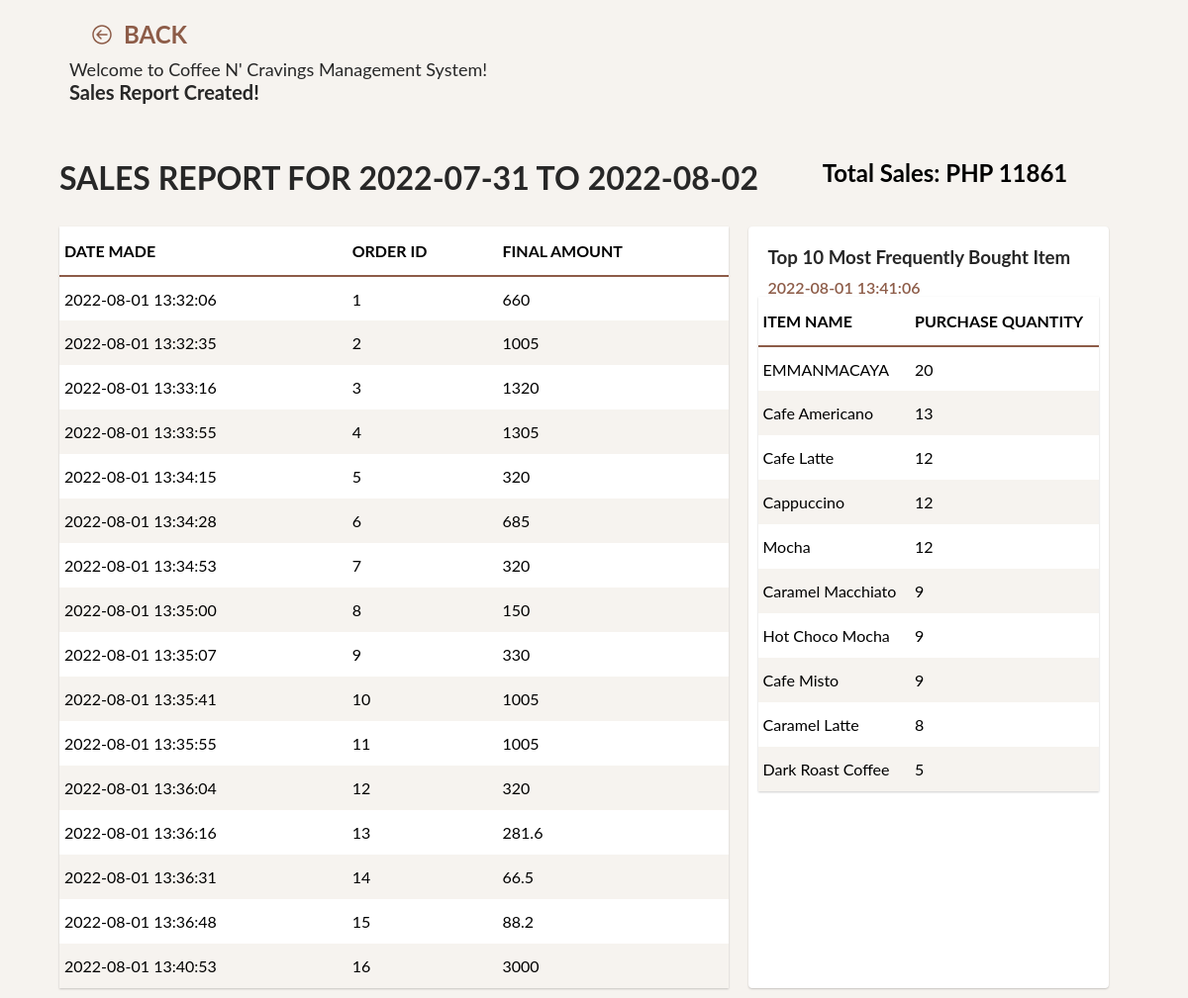
The app's page /coffee-cravings/sales_report.php?report_id=62e7d7f28e68e-62e7d7f28e68f with its own data.
### tables this page shows
CREATE TABLE `sales_reports` (
  `sales_report_id` int(11) NOT NULL,
  `report_id` varchar(100) NOT NULL,
  `from_date` date NOT NULL,
  `to_date` date NOT NULL,
  `total_sales` int(11) NOT NULL,
  `date_made` timestamp NOT NULL DEFAULT current_timestamp()
);

CREATE TABLE `orders` (
  `order_id` int(11) NOT NULL,
  `pre_order_id` varchar(200) NOT NULL,
  `transaction_id` varchar(200) NOT NULL,
  `member_id` int(11) DEFAULT NULL,
  `total_amount` float NOT NULL,
  `redeemed_points` float NOT NULL,
  `earned_points` float NOT NULL,
  `discount` float NOT NULL,
  `final_amount` float NOT NULL,
  `reward_points` float NOT NULL,
  `date_made` timestamp NOT NULL DEFAULT current_timestamp()
);

CREATE TABLE `products` (
  `product_id` int(11) NOT NULL,
  `name` varchar(100) NOT NULL,
  `price` int(11) NOT NULL,
  `category` varchar(100) NOT NULL,
  `image` varchar(250) NOT NULL,
  `date_created` timestamp NOT NULL DEFAULT current_timestamp()
);

### coffee-cravings/functions.php (called while the page is built, shortened)
<?php
function ConditionToQ($data, $delimeter)
{
    return implode($delimeter, array_map(function ($value, $key) {
        return $key . "=" . "'" . $value . "'";
    }, $data, array_keys($data)));
}
function Select($table, $where, $fetchAll = false, $database, $some = '')
{
    $w = isset($where) ? " WHERE " . ConditionToQ($where, " AND ") : "";
    $query = "SELECT * FROM " . $table . $w . $some;
    $stmt = $database->prepare($query);
    $stmt->execute();
    if ($fetchAll) {
        return $stmt->fetchAll();
    }
    else {
        return $stmt->fetch();
    }
}

### coffee-cravings/system.php (the view, shortened to what this page needs)
<?php
include __DIR__ . "./functions.php";
function UseIcon($name, $p = '')
{
    $SOME = empty($p) ? '' : $p;
    $PATH = __DIR__ . "/" . $SOME . "assets/media/icons/";
    $ICON = $PATH . $name . ".svg";
    if (file_exists($ICON)) {
        return file_get_contents($ICON);
    }
    else {
        return null;
    }
}
function CreateTable($headeritems, $bodyitems, $data, $idname, $button = -1, $nocheckbox = false, $scrollable = true)
{
    $output = '<div class="custom-grid-table ' . ($scrollable ? '' : "no-scroll") . '">
                <table>';
    $output .= '<thead class="grid-table-header"><tr>';
    foreach ($headeritems as $item) {
        $output .= '<th>' . $item . '</th>';
    }
    $output .= '</tr></thead>';
    $output .= '<tbody class="grid-table-body">';
    foreach ($data as $item) {
        if (isset($item[$idname])) {
            $output .= '<tr class="body-item" data-id="' . $item[$idname] . '">';
        }
        if ($button >= 0) {
            $btnitems = array_fill(0, $button, $button);
            $bitem = array_fill(0, count($bodyitems), $item);
            $ranged = range(0, $button);
            $contents = array_map(function ($key, $val, $r, $b) {
                return $r === $b - 1 ? $key : ($val === null ? "" : $val[$key]);
            }, $bodyitems, $bitem, $ranged, $btnitems);
            $i = 0;
            foreach ($contents as $content) {
                if ($i === $button - 1) {
                    $output .= '
                    <td>
                        <div class="icon-button">
                            <div class="text">
                                <span>' . $content . '</span>
                            </div>
                        </div>
                    </td>
                    ';
                }
                else {
                    $output .= '<td>' . $content . '</td>';
                }
                $i++;
            }
        }
        else {
            $bitem = array_fill(0, count($bodyitems), $item);
            $contents = array_map(function ($key, $val) {
                return $val === null ? "" : (isset($val[$key]) ? $val[$key] : "");
            }, $bodyitems, $bitem);
            foreach ($contents as $content) {
                $output .= '<td>' . $content . '</td>';
            }
        }
        $output .= '</tr>';
    }
    $output .= '</tbody>';
    $output .= '</table></div>';
    return $output;
}
function GetProduct($productID, $database)
{
    return Select("products", ["product_id" => $productID], false, $database);
}
function GetSalesReportRecord($report_id, $database)
{
    return Select("sales_reports", ["report_id" => $report_id], false, $database);
}
function GetSalesReportOrders($report_id, $database)
{
    return Select("sales_report_orders", ["report_id" => $report_id], true, $database);
}
function GetSalesReportPopular($report_id, $database)
{
    return Select("sales_report_populars", ["report_id" => $report_id], true, $database);
}
function GetOrder($order_id, $database)
{
    return Select("orders", ["order_id" => $order_id], false, $database);
}

### coffee-cravings/sales_report.php (shortened to what this page needs)
<?php
include "./system.php";
include "./database.php";
$REPORT_ID = $_GET["report_id"];
$REPORT = GetSalesReportRecord($REPORT_ID, $database);
$ORDERS = GetSalesReportOrders($REPORT_ID, $database);
$POPULARS = GetSalesReportPopular($REPORT_ID, $database);
$ORDERIDS = array_column($ORDERS, "order_id");
$QUANTITIES = array_column($ORDERS, "order_quantity");
$POPULARIDS = array_column($POPULARS, "product_id");
$POPULARIDS = array_filter($POPULARIDS, function($id){
    return $id !== null;
});
$POPULARPRODUCTS = array_map(function ($id, $q, $db) {
    try {
        $product = GetProduct($id, $db);
        $product["quantities"] = $q;
        return $product;
    } catch (\Throwable $th) {
    }
}, $POPULARIDS, $QUANTITIES, array_fill(0, count($POPULARIDS), $database));
$POPULARPRODUCTS = array_filter($POPULARPRODUCTS, function($product){
    return $product !== null;
});
$ORDERS = array_map(function ($id, $db) {
    return GetOrder($id, $db);
}, $ORDERIDS, array_fill(0, count($ORDERIDS), $database));
?>
<!DOCTYPE html>
<html lang="en">
<head>
    <link rel="stylesheet" href="./assets/css/styles.css">
</head>
<body>
    <div class="program-content">
        <div class="main-header">
            <div class="header-top">
                <div class="top-button">
                    <a href="./index.php" class="text-button">
                        <div class="icon">
                            <?php echo UseIcon("back") ?>
                        </div>
                        <div class="text">
                            <span>BACK</span>
                        </div>
                    </a>
                </div>
            </div>
            <div class="header-bot">
                <div class="header-left">
                    <span>Welcome to Coffee N' Cravings Management System!</span>
                    <p>Sales Report Created!</p>
                </div>
            </div>
        </div>
        <div class="main-body">
            <div class="center-container">
                <div class="grid-table-container">
                    <div class="table-info-container start">
                        <div class="info-left">
                            <div class="title">
                                <h1>SALES REPORT FOR <?php echo $REPORT["from_date"] . " TO " . $REPORT["to_date"]?>
                                </h1>
                            </div>
                        </div>
                        <div class="info-right">
                            <h2>Total Sales: PHP <?php echo $REPORT["total_sales"] ?></h2>
                        </div>
                    </div>
                    <div class="flex-content">
                        <div class="table-content" style="width: 65%">
                            <?php echo CreateTable(["Date Made", "Order ID", "Final Amount"], ["date_made", "order_id", "final_amount"], $ORDERS, "order_id", -1, true, false) ?>
                        </div>
                        <div class="double-table">
                            <div class="top">
                                <div class="title">
                                    <div class="text">
                                        <h3>Top 10 Most Frequently Bought Item</h3>
                                        <p><?php echo $REPORT["date_made"] ?></p>
                                    </div>
                                </div>
                            </div>
                            <div class="bot">
                                <?php echo CreateTable(["Item Name", "Purchase Quantity"], ["name", "quantities"], $POPULARPRODUCTS, "product_id", -1, true) ?>
                            </div>
                        </div>
                    </div>
                </div>
            </div>
        </div>
    </div>
</body>
</html>

### coffee-cravings/assets/css/styles.css (style rules this page uses)
.flex-content { display: flex; justify-content: center; align-content: center; }
* { margin: 0; padding: 0; box-sizing: border-box; }
body { font-family: "Lato", sans-serif; width: 100%; }
.program-content { width: 100%; min-height: 100vh; background: #f6f3ef; }
.program-content .main-header { height: 150px; padding: 10px; padding: 10px 60px; }
.program-content .main-header .header-top .top-button { display: block; width: 150px; }
.program-content .main-header .header-top .text-button { display: flex; justify-content: center; align-items: center; padding: 10px; cursor: pointer; -webkit-user-select: none; -moz-user-select: none; -ms-user-select: none; user-select: none; text-decoration: none; }
.program-content .main-header .header-top .text-button .icon { display: flex; justify-content: center; align-items: center; margin: 0 10px; }
.program-content .main-header .header-top .text-button .icon svg, .program-content .main-header .header-top .text-button .icon path { width: 24px; height: auto; fill: #8d5c48; }
.program-content .main-header .header-top .text-button .text span { color: #8d5c48; font-size: 24px; font-weight: 700; }
.program-content .main-header .header-bot { display: flex; justify-content: space-between; padding: 0 10px; align-items: center; }
.program-content .main-header .header-bot .header-left span { font-size: 18px; color: #272727; }
.program-content .main-header .header-bot .header-left p { font-size: 20px; color: #272727; font-weight: 700; }
.center-container { display: flex; justify-content: center; align-items: center; }
.grid-table-container { margin: 10px; width: 90%; }
.grid-table-container .table-info-container { margin-bottom: 30px; display: flex; justify-content: space-between; }
.grid-table-container .table-info-container.start { justify-content: flex-start; }
.grid-table-container .table-info-container.start .info-right { margin-left: 6%; }
.grid-table-container .table-info-container .info-left, .grid-table-container .table-info-container .info-right { display: flex; }
.grid-table-container .table-info-container .info-left .title h1, .grid-table-container .table-info-container .info-right .title h1 { color: #272727; white-space: nowrap; }
.double-table { margin: 0 20px; width: 35%; background: #fff; border-radius: 4px; padding: 10px; box-shadow: rgba(0, 0, 0, 0.2) 0px 1px 2px 0px; }
.double-table .top .title h3 { color: #272727; padding: 10px; }
.double-table .top .title p { font-weight: 600; color: #8d5c48; padding: 0 10px; }
.custom-grid-table { overflow-y: auto; max-height: calc(100vh - 250px); min-height: 300px; background: #fff; box-shadow: rgba(0, 0, 0, 0.2) 0px 1px 2px 0px; }
.custom-grid-table.no-scroll { overflow: hidden !important; max-height: none !important; }
.custom-grid-table { width: 100%; }
.custom-grid-table thead { background: #fff !important; }
.custom-grid-table thead th { position: -webkit-sticky; position: sticky; top: 0; z-index: 1; border-bottom: 2px solid #8d5c48; background: #fff; box-shadow: rgba(0, 0, 0, 0.2) 0px 1px 2px 0px; text-transform: uppercase; height: 50px !important; }
table { border-collapse: collapse; width: 100% !important; position: relative; background: #fff; }
table tr { cursor: pointer; -webkit-user-select: none; -moz-user-select: none; -ms-user-select: none; user-select: none; }
table tr:nth-child(even) { background: #f6f3ef; }
table td { height: 45px; }
table th, table td { padding: 5px; text-align: left; }

### records on screen
sales_reports: from_date "2022-07-31", to_date "2022-08-02", total_sales "11861", date_made "2022-08-01 13:41:06"
orders: date_made "2022-08-01 13:32:06", content "1", content "660"
orders: date_made "2022-08-01 13:32:35", order_id "2", content "1005"
orders: date_made "2022-08-01 13:33:16", order_id "3", content "1320"
orders: date_made "2022-08-01 13:33:55", content "4", content "1305"
orders: date_made "2022-08-01 13:34:15", order_id "5", content "320"
orders: date_made "2022-08-01 13:34:28", order_id "6", content "685"
orders: date_made "2022-08-01 13:34:53", order_id "7", content "320"
orders: date_made "2022-08-01 13:35:00", order_id "8", content "150"
orders: date_made "2022-08-01 13:35:07", order_id "9", content "330"
orders: date_made "2022-08-01 13:35:41", order_id "10", content "1005"
orders: date_made "2022-08-01 13:35:55", order_id "11", content "1005"
orders: date_made "2022-08-01 13:36:04", order_id "12", content "320"
orders: date_made "2022-08-01 13:36:16", order_id "13", final_amount "281.6"
orders: date_made "2022-08-01 13:36:31", order_id "14", final_amount "66.5"
orders: date_made "2022-08-01 13:36:48", order_id "15", final_amount "88.2"
orders: date_made "2022-08-01 13:40:53", order_id "16", content "3000"
products: name "EMMANMACAYA", name "20"
products: name "Cafe Americano", name "13"
products: name "Cafe Latte", name "12"
products: name "Cappuccino", name "12"
products: name "Mocha", name "12"
products: name "Caramel Macchiato", name "9"
products: name "Hot Choco Mocha", name "9"
products: name "Cafe Misto", name "9"
products: name "Caramel Latte", name "8"
products: name "Dark Roast Coffee", name "5"

### other values on screen
$item "DATE MADE"
$item "ORDER ID"
$item "FINAL AMOUNT"
$item "ITEM NAME"
$item "PURCHASE QUANTITY"
